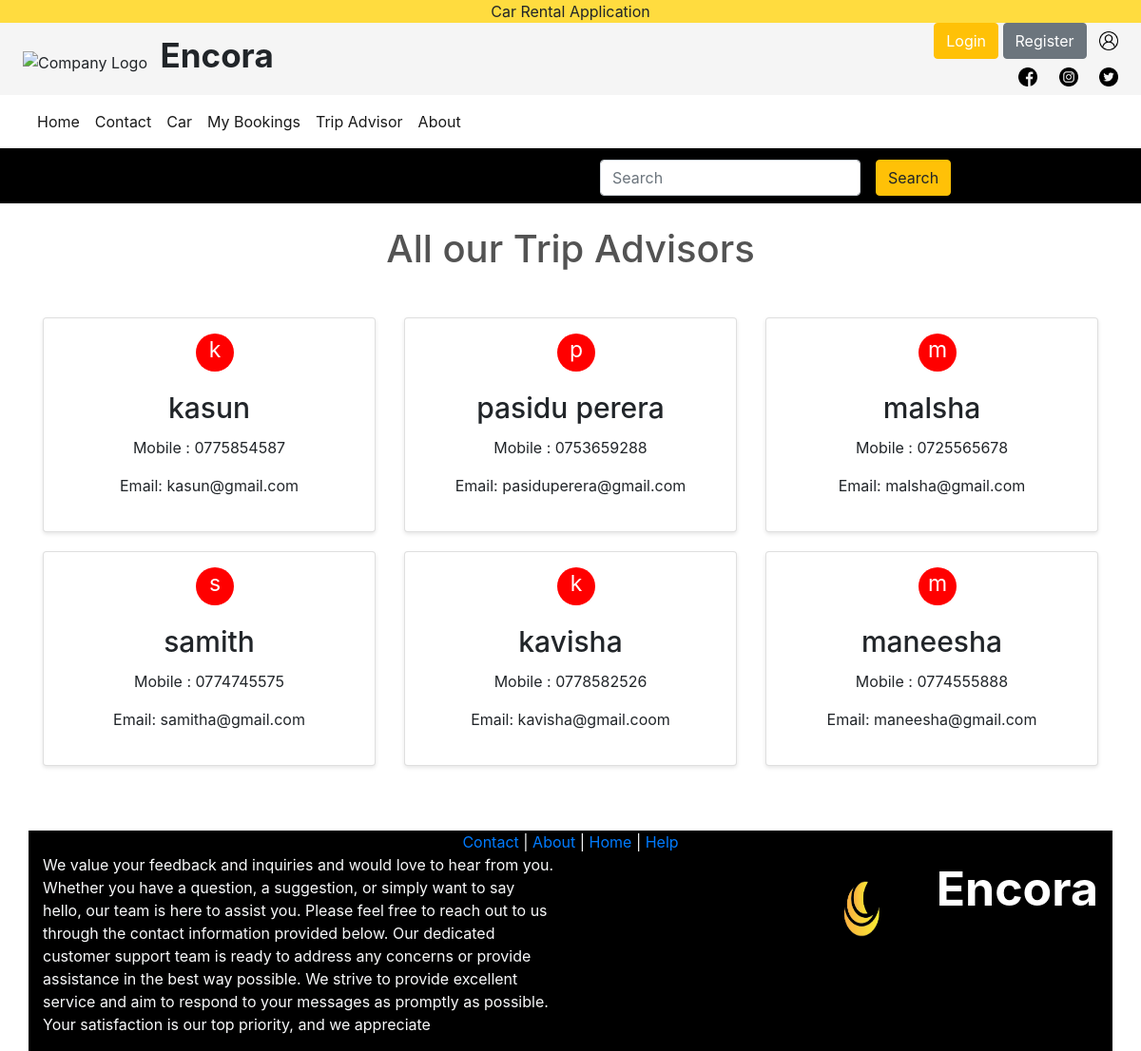
Page /customer/trip-advisor.php on the committed database.
### tables this page shows
CREATE TABLE `trip_advisor` (
  `id` int NOT NULL AUTO_INCREMENT,
  `email` varchar(100) NOT NULL,
  `name` varchar(45) DEFAULT NULL,
  `dob` date DEFAULT NULL,
  `contact_number` varchar(12) DEFAULT NULL,
  `password` varchar(40) NOT NULL,
  `status` int DEFAULT NULL,
  PRIMARY KEY (`id`)
);

### db/database.php (called while the page is built, shortened)
<?php
 class Database{
    private static $connection;
    private static function setupconnection(){
        Database::$connection=new mysqli("localhost","root","","ecr","3306");
    }
    public static function search($q){
        $Resultset=Database::$connection->query($q);
        return $Resultset;
    }
    }
?>

### customer/customerModel.php (called while the page is built, shortened)
<?php
require_once "../db/database.php";
class CustomerModel
{
    function getTripAdvisors()
    {
        return Database::search("SELECT email,contact_number,name FROM trip_advisor");
    }
}

### customer/trip-advisor.php (the view, shortened to what this page needs)
<?php
require_once "customerModel.php";
$customerModel = new CustomerModel();
$tripAdvisorRs = $customerModel->getTripAdvisors();
?>
<!DOCTYPE html>
<html lang="en">
<head>
  <link rel="stylesheet" href="https://stackpath.bootstrapcdn.com/bootstrap/4.5.2/css/bootstrap.min.css">
  <link rel="stylesheet" href="../public/css/customer.css">
</head>
<body>
  <div class="container-fluid">
    <div class="row">
      <div class="col-12">
        <div class="row">
          <?php require_once "header.php" ?>
          <div class="container text-center mt-4">
            <h1 style="color: #535353;" class="mb-5">All our Trip Advisors</h1>
            <div class="row">
              <?php
              if ($tripAdvisorRs->num_rows > 0) {
                $rows = mysqli_fetch_all($tripAdvisorRs, MYSQLI_ASSOC);
                foreach ($rows as $row) {
              ?>
                  <div class="col-md-4 text-center">
                    <div class="card">
                      <div class="col-12 mt-3">
                        <div class="row">
                          <div class="col-2 offset-5">
                            <div style="width: 40px;height: 40px;background-color: red;border-radius: 50%;"><label class="text-white" style="font-size: 23px;" for="">
                                <?php
                                echo $firstLetter = substr($row["name"], 0, 1);
                                ?>
                              </label></div>
                          </div>
                        </div>
                      </div>
                      <div class="card-body mb-3">
                        <h5 class="card-title" style="font-size: 30px;"><?php echo $row["name"] ?></h5>
                        <p class="card-text">Mobile : <?php echo $row["contact_number"] ?></p>
                        <p class="card-text">Email: <?php echo $row["email"] ?></p>
                      </div>
                    </div>
                  </div>
              <?php
                }
              } else {
              }
              ?>
            </div>
          </div>
        </div>
        <div class="col-12">
          <div class="row">
            <div class="col-12">
              <?php require_once "footer.php" ?>
            </div>
          </div>
        </div>
      </div>
    </div>
  </div>
</body>
</html>

### public/css/customer.css (style rules this page uses)
.card { margin-bottom: 20px; box-shadow: 0 2px 4px rgba(0, 0, 0, 0.1); }

### rows in the picture
trip_advisor: name "k", name "kasun", contact_number "0775854587", email "kasun@gmail.com"
trip_advisor: name "p", name "pasidu perera", contact_number "0753659288", email "pasiduperera@gmail.com"
trip_advisor: name "m", name "malsha", contact_number "0725565678", email "malsha@gmail.com"
trip_advisor: name "s", name "samith", contact_number "0774745575", email "samitha@gmail.com"
trip_advisor: name "k", name "kavisha", contact_number "0778582526", email "kavisha@gmail.coom"
trip_advisor: name "m", name "maneesha", contact_number "0774555888", email "maneesha@gmail.com"
